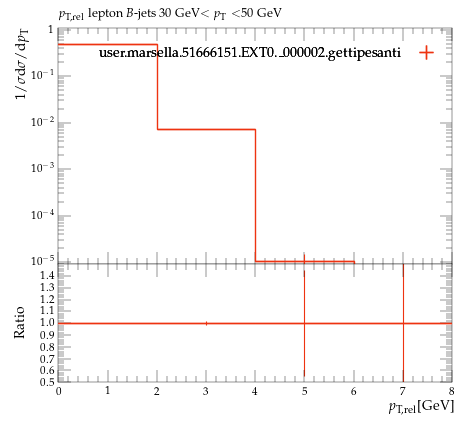

Write Python code to recreate this figure.
#! /usr/bin/env python

# This Python script was auto-generated using YODA v2.0.2.
# Analysis object: /MC_HFDECAYS/avg_B_jet_l_pTrel_30_50
# Timestamp: 24-07-2026 (16:40:05)

import matplotlib as mpl
import matplotlib.pyplot as plt
mpl.use('Agg') # comment out for interactive use
import os
import numpy as np

plotDir = os.path.split(os.path.realpath(__file__))[0]
if 'YODA_USER_PLOT_PATH' in globals():
    plot_outdir = globals()['YODA_USER_PLOT_PATH']
else:
    plot_outdir = plotDir

#plot style
plt.style.use(os.path.join(plotDir, '../default.mplstyle'))
# plot metadata
figW, figH = plt.rcParams['figure.figsize']
ax_xLabel = r'$p_\mathrm{T,rel}$[GeV]'
ax_yLabel = r'$1/\sigma \mathrm{d}\sigma/\mathrm{d}p_\mathrm{T}$'
ax_title  = r'$p_\mathrm{T,rel}$ lepton $B$-jets 30 GeV$<p_\mathrm{T}<$50 GeV'
ax_xScale = 'linear'
ax_yScale = 'log'
xLims = (0.0, 8.0)
yLims = (9e-06, 1.1)

# TeX-friendly labels for the legend
labels = {
    'legend' : ([ r"user.marsella.51666151.EXT0.\_000002.gettipesanti" ], r""),
}

# Adjust canvas width and height
canvasW = 10.0
canvasH = 9.0
figW *= canvasW/10.
figH *= canvasH/9.

# Create figure and axis objects
fig, (ax, ratio0_ax) = plt.subplots(2, 1, sharex=True,
                  figsize=(figW,figH), gridspec_kw={'height_ratios': (6.0, 3.0)})

# Set figure margins
plt.subplots_adjust(
    left   = 1.0 * plt.rcParams['figure.subplot.left'],
    right  = 1.0 * plt.rcParams['figure.subplot.right'],
    top    = 1.0 * plt.rcParams['figure.subplot.top'],
    bottom = 1.0 * plt.rcParams['figure.subplot.bottom'])

ratio0_ax.yaxis.set_major_locator(mpl.ticker.MultipleLocator(0.1))
ratio0_ax.set_ylim(0.5, 1.4999)
ratio0_ax.set_ylabel('Ratio')

# the numerical data is stored in a separate file
dataf = dict()
prefix = os.path.split(__file__)[0]
if prefix:    prefix = prefix + '/'
exec(open(prefix+'avg_B_jet_l_pTrel_30_50__data.py').read(), dataf)


legend_handles = dict() # keep track of handles for the legend

# style options for curves
# starts at zorder>=5 to draw curve on top of legend
styles = {
  'user.marsella.51666151.EXT0._000002.gettipesanti.yoda.gz': {
    'color' : '#EE3311',
    'linestyle' : '-',
    'linewidth' : 1,
    'marker' : 'none',
    'markersize' : 2,
    'capsize' : 0.0,
    'zorder' : 5,
    'histstyle' : 1,
    'drawstyle' : 'steps-pre',
    'xerrorbars' : 1,
    'yerrorbars' : 1,
    'fillcolor' : None,
    'fillopacity' : 1.0,
    'ratio0_linestyle' : '-',
    'ratio0_linewidth' : 1,
    'ratio0_marker' : 'none',
    'ratio0_markersize' : 2,
    'ratio0_capsize' : 0.0,
    'ratio0_zorder' : 5,
    'ratio0_histstyle' : 1,
    'ratio0_drawstyle' : 'steps-pre',
    'ratio0_xerrorbars' : 1,
    'ratio0_yerrorbars' : 1,
  },
}

# curve from input yoda files in main panel
for label, yvals in dataf['yvals'].items():
    if all(np.isnan(v) for v in dataf['yvals'][label]):
        continue
    tmp = None
    if styles[label]['histstyle']: # draw as histogram
        xpos = dataf['xedges'][label] if styles[label]['drawstyle'] else dataf['xpoints'][label]
        ypos = np.insert(yvals, 0, yvals[0]) if styles[label]['drawstyle'] else yvals
        if styles[label]['fillcolor']: # fill area below curve
            ax.fill_between(xpos, ypos, step='pre',
                            color=styles[label]['fillcolor'],
                            alpha=styles[label]['fillopacity'])
        tmp, = ax.plot(xpos, ypos,
                       color=styles[label]['color'],
                       linestyle=styles[label]['linestyle'],
                       linewidth=styles[label]['linewidth'],
                       drawstyle=styles[label]['drawstyle'], solid_joinstyle='miter',
                       zorder=styles[label]['zorder'], label=label)
    tmp = ax.errorbar(dataf['xpoints'][label], yvals,
                      xerr=np.array(dataf['xerrs'][label])*styles[label]['xerrorbars'],
                      yerr=np.array(dataf['yerrs'][label])*styles[label]['yerrorbars'],
                      fmt=styles[label]['marker'], capsize=styles[label]['capsize'],
                      markersize=styles[label]['markersize'],
                      ecolor=styles[label]['color'],
                      color=styles[label]['color'], zorder=styles[label]['zorder'])
    tmp[-1][0].set_linestyle(styles[label]['linestyle'])
    tmp[-1][0].set_linewidth(styles[label]['linewidth'])
    if label in dataf['add_legend_handle']:  legend_handles[label] = tmp
    for varLabel in dataf['variation_yvals'].keys():
        if varLabel.startswith(label):
            tmp, = ax.plot(dataf['xedges'][label], dataf['variation_yvals'][varLabel],
                           color=styles[label]['color'],
                           linestyle=styles[label]['linestyle'],
                           linewidth=styles[label]['linewidth'],
                           drawstyle='steps-pre', solid_joinstyle='miter',
                           zorder=styles[label]['zorder'], alpha=0.5)


# plots on ratio panel
# curve from input yoda files in ratio panel
for label, yvals in dataf['ratio0_yvals'].items():
    if all(np.isnan(v) for v in yvals):
        continue
    if styles[label]['ratio0_histstyle']: # plot as histogram
        xpos = dataf['xedges']['user.marsella.51666151.EXT0._000002.gettipesanti.yoda.gz'] if styles[label]['ratio0_drawstyle'] else dataf['xpoints']['user.marsella.51666151.EXT0._000002.gettipesanti.yoda.gz']
        ypos = np.insert(yvals, 0, yvals[0]) if styles[label]['ratio0_drawstyle'] else yvals
        ratio0_ax.plot(xpos, ypos,
                       color=styles[label]['color'],
                       linewidth=styles[label]['linewidth'],
                       linestyle=styles[label]['ratio0_linestyle'],
                       drawstyle=styles[label]['ratio0_drawstyle'], zorder=styles[label]['zorder'],
                       solid_joinstyle='miter')
    tmp = ratio0_ax.errorbar(dataf['xpoints']['user.marsella.51666151.EXT0._000002.gettipesanti.yoda.gz'], yvals,
                             xerr=np.array(dataf['ref_xerrs'])*styles[label]['ratio0_xerrorbars'],
                             yerr=np.array(dataf['ratio0_yerrs'][label])*styles[label]['ratio0_yerrorbars'],
                             fmt=styles[label]['ratio0_marker'], capsize=styles[label]['ratio0_capsize'],
                             markersize=styles[label]['ratio0_markersize'],
                             ecolor=styles[label]['color'],
                             color=styles[label]['color'])
    tmp[-1][0].set_linestyle(styles[label]['ratio0_linestyle'])
    tmp[-1][0].set_linewidth(styles[label]['ratio0_linewidth'])

    for varlabel in dataf['ratio0_variation_vals'].keys():
        if varlabel.startswith(label):
            ratio0_ax.plot(dataf['xedges']['user.marsella.51666151.EXT0._000002.gettipesanti.yoda.gz'],
                            dataf['ratio0_variation_vals'][varlabel],
                            color=styles[label]['color'],
                            linestyle=styles[label]['linestyle'],
                            linewidth=styles[label]['linewidth'],
                            drawstyle='steps-pre', solid_joinstyle='miter',
                            zorder=1, alpha=0.5)

legend_items = list(legend_handles.values())
ax.add_artist(ax.legend(legend_items,
                        labels['legend'][0],
                        title=labels['legend'][1],
                        alignment='right',
                        loc='upper right',
                        bbox_to_anchor=(1.0, 0.97),markerfirst=False))

# set plot metadata as defined above
ratio0_ax.set_xlabel(ax_xLabel)
ratio0_ax.xaxis.set_label_coords(1., -0.15)
ax.set_ylabel(ax_yLabel, ha='right', va='top')
ax.yaxis.set_label_coords(-0.11, 1.0)
ax.set_title(ax_title, loc='left')
ax.set_xscale(ax_xScale)
ax.set_yscale(ax_yScale)
ax.set_xlim(xLims)
ax.set_ylim(yLims)

# tick formatting
plt.rcParams['xtick.top'] = True
plt.rcParams['ytick.right'] = True
ax.yaxis.set_major_locator(mpl.ticker.LogLocator(base=10.0, numticks=np.inf))
ax.yaxis.set_minor_locator(mpl.ticker.LogLocator(
                           base=10.0, subs=np.arange(0.1, 1, 0.1), numticks=np.inf))
fig.align_ylabels((ax, ratio0_ax))
plt.savefig(os.path.join(plot_outdir, 'avg_B_jet_l_pTrel_30_50.pdf'), format='PDF')
plt.savefig(os.path.join(plot_outdir, 'avg_B_jet_l_pTrel_30_50.png'), format='PNG')

plt.close(fig)
